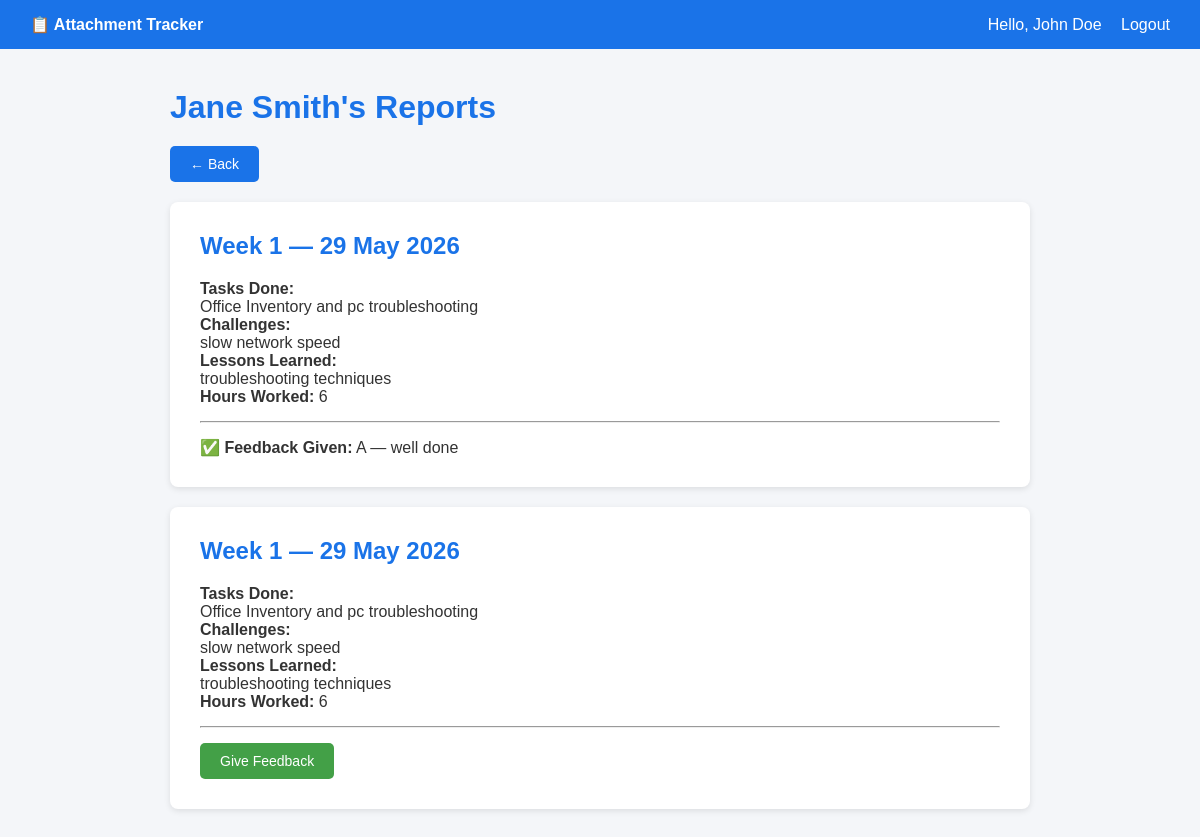
/lecturer/student/1/reports/ (signed in), run on the app's committed database.
### tracker/models.py (models this page shows, shortened)
class User(AbstractUser):
    ROLE_CHOICES = (
        ('student', 'Student'),
        ('lecturer', 'Lecturer'),
        ('admin', 'Admin'),
    )
    role = models.CharField(max_length=20, choices=ROLE_CHOICES)
    phone = models.CharField(max_length=15, blank=True)

class StudentProfile(models.Model):
    user = models.OneToOneField(User, on_delete=models.CASCADE)
    reg_number = models.CharField(max_length=20, unique=True)
    course = models.CharField(max_length=100)
    year_of_study = models.IntegerField()
    company_name = models.CharField(max_length=100)
    company_location = models.CharField(max_length=100)
    start_date = models.DateField()
    end_date = models.DateField()
    assigned_lecturer = models.ForeignKey(
        User,
        on_delete=models.SET_NULL,
        null=True,
        blank=True,
        related_name='supervised_students'
    )

class WeeklyReport(models.Model):
    student = models.ForeignKey(StudentProfile, on_delete=models.CASCADE)
    week_number = models.IntegerField()
    tasks_done = models.TextField()
    challenges = models.TextField()
    lessons_learned = models.TextField()
    hours_worked = models.IntegerField()
    date_submitted = models.DateTimeField(auto_now_add=True)

class ReportFeedback(models.Model):
    report = models.OneToOneField(WeeklyReport, on_delete=models.CASCADE)
    lecturer = models.ForeignKey(User, on_delete=models.CASCADE)
    comment = models.TextField()
    grade = models.CharField(max_length=5)  # e.g. A, B+, C
    date_reviewed = models.DateTimeField(auto_now_add=True)

### tracker/views.py (the view)
# urls.py: path('lecturer/student/<int:student_id>/reports/', views.view_student_reports, name='view_student_reports'),
@login_required
def view_student_reports(request, student_id):
    student = get_object_or_404(StudentProfile, id=student_id)
    reports = WeeklyReport.objects.filter(student=student).order_by('-week_number')
    return render(request, 'tracker/student_reports.html', {
        'student': student,
        'reports': reports
    })

### tracker/templates/tracker/student_reports.html
{% extends 'tracker/base.html' %}
{% block content %}
<h1>{{ student.user.get_full_name }}'s Reports</h1>
<a href="{% url 'lecturer_dashboard' %}" class="btn" style="margin-bottom:20px; display:inline-block;">← Back</a>
{% for report in reports %}
<div class="card">
    <h2>Week {{ report.week_number }} — {{ report.date_submitted|date:"d M Y" }}</h2>
    <p><strong>Tasks Done:</strong><br>{{ report.tasks_done }}</p>
    <p><strong>Challenges:</strong><br>{{ report.challenges }}</p>
    <p><strong>Lessons Learned:</strong><br>{{ report.lessons_learned }}</p>
    <p><strong>Hours Worked:</strong> {{ report.hours_worked }}</p>
    <hr style="margin: 15px 0;">
    {% if report.reportfeedback %}
        <p><strong>✅ Feedback Given:</strong> {{ report.reportfeedback.grade }} — {{ report.reportfeedback.comment }}</p>
    {% else %}
        <a href="{% url 'give_feedback' report.id %}" class="btn btn-success">Give Feedback</a>
    {% endif %}
</div>
{% endfor %}
{% endblock %}

### tracker/templates/tracker/base.html (shortened to what this page needs)
<!DOCTYPE html>
<html lang="en">
<head>
</head>
<body>
    <nav>
        <strong>📋 Attachment Tracker</strong>
        <div>
            {% if user.is_authenticated %}
                <span>Hello, {{ user.get_full_name|default:user.username }}</span>
                <a href="{% url 'logout' %}">Logout</a>
            {% endif %}
        </div>
    </nav>
    <div class="container">
        {% block content %}{% endblock %}
    </div>
</body>
</html>

### tracker/templates/tracker/base.html (style rules this page uses)
* { margin: 0; padding: 0; box-sizing: border-box; }
body { font-family: Arial, sans-serif; background: #f4f6f9; color: #333; }
nav { background: #1a73e8; color: white; padding: 15px 30px; display: flex; justify-content: space-between; align-items: center; }
nav a { color: white; text-decoration: none; margin-left: 15px; }
.container { max-width: 900px; margin: 40px auto; padding: 0 20px; }
.card { background: white; border-radius: 8px; padding: 30px; margin-bottom: 20px; box-shadow: 0 2px 6px rgba(0,0,0,0.1); }
h1, h2 { margin-bottom: 20px; color: #1a73e8; }
.btn { display: inline-block; padding: 10px 20px; background: #1a73e8; color: white; border: none; border-radius: 5px; cursor: pointer; text-decoration: none; font-size: 14px; }
.btn-success { background: #43a047; }

### data on the page
User: get_full_name "John Doe"
StudentProfile: user.get_full_name "Jane Smith"
WeeklyReport: week_number "1", date_submitted "29 May 2026", tasks_done "Office Inventory and pc troubleshooting", challenges "slow network speed", lessons_learned "troubleshooting techniques", hours_worked "6", reportfeedback.grade "A", reportfeedback.comment "well done"
WeeklyReport: week_number "1", date_submitted "29 May 2026", tasks_done "Office Inventory and pc troubleshooting", challenges "slow network speed", lessons_learned "troubleshooting techniques", hours_worked "6", shows "Give Feedback"
